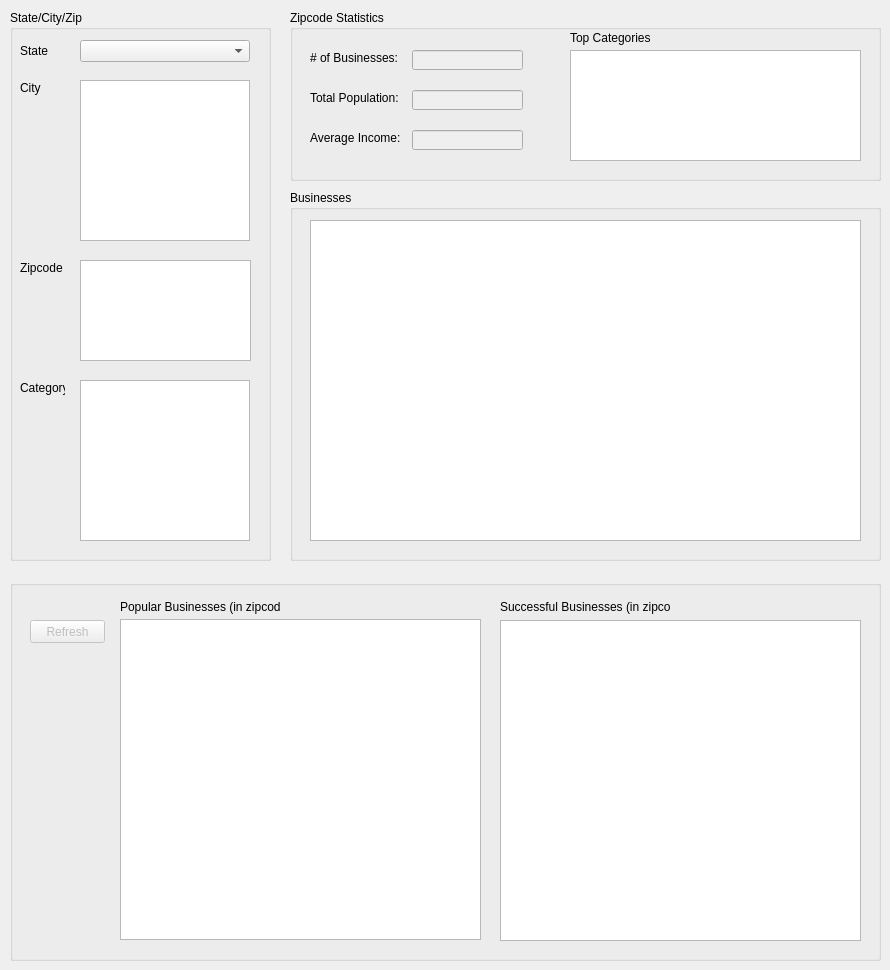
<?xml version="1.0" encoding="UTF-8"?>
<ui version="4.0">
 <class>Form</class>
 <widget class="QWidget" name="Form">
  <property name="geometry">
   <rect>
    <x>0</x>
    <y>0</y>
    <width>890</width>
    <height>970</height>
   </rect>
  </property>
  <property name="windowTitle">
   <string>CptS 451</string>
  </property>
  <widget class="QGroupBox" name="groupBox">
   <property name="geometry">
    <rect>
     <x>10</x>
     <y>10</y>
     <width>261</width>
     <height>551</height>
    </rect>
   </property>
   <property name="title">
    <string>State/City/Zip</string>
   </property>
   <widget class="QComboBox" name="state_combo">
    <property name="geometry">
     <rect>
      <x>70</x>
      <y>30</y>
      <width>170</width>
      <height>22</height>
     </rect>
    </property>
   </widget>
   <widget class="QLabel" name="label">
    <property name="geometry">
     <rect>
      <x>10</x>
      <y>33</y>
      <width>45</width>
      <height>15</height>
     </rect>
    </property>
    <property name="text">
     <string>State</string>
    </property>
   </widget>
   <widget class="QLabel" name="label_2">
    <property name="geometry">
     <rect>
      <x>10</x>
      <y>70</y>
      <width>45</width>
      <height>15</height>
     </rect>
    </property>
    <property name="text">
     <string>City</string>
    </property>
   </widget>
   <widget class="QListWidget" name="city_list">
    <property name="geometry">
     <rect>
      <x>70</x>
      <y>70</y>
      <width>170</width>
      <height>161</height>
     </rect>
    </property>
   </widget>
   <widget class="QListWidget" name="zip_list">
    <property name="geometry">
     <rect>
      <x>70</x>
      <y>250</y>
      <width>171</width>
      <height>101</height>
     </rect>
    </property>
   </widget>
   <widget class="QLabel" name="label_3">
    <property name="geometry">
     <rect>
      <x>10</x>
      <y>250</y>
      <width>45</width>
      <height>15</height>
     </rect>
    </property>
    <property name="text">
     <string>Zipcode</string>
    </property>
   </widget>
   <widget class="QListWidget" name="category_list">
    <property name="geometry">
     <rect>
      <x>70</x>
      <y>370</y>
      <width>170</width>
      <height>161</height>
     </rect>
    </property>
   </widget>
   <widget class="QLabel" name="label_4">
    <property name="geometry">
     <rect>
      <x>10</x>
      <y>370</y>
      <width>45</width>
      <height>15</height>
     </rect>
    </property>
    <property name="text">
     <string>Category</string>
    </property>
   </widget>
  </widget>
  <widget class="QGroupBox" name="groupBox_2">
   <property name="geometry">
    <rect>
     <x>290</x>
     <y>190</y>
     <width>591</width>
     <height>371</height>
    </rect>
   </property>
   <property name="title">
    <string>Businesses</string>
   </property>
   <widget class="QTableWidget" name="business_table">
    <property name="geometry">
     <rect>
      <x>20</x>
      <y>30</y>
      <width>551</width>
      <height>321</height>
     </rect>
    </property>
   </widget>
  </widget>
  <widget class="QGroupBox" name="groupBox_3">
   <property name="geometry">
    <rect>
     <x>290</x>
     <y>10</y>
     <width>591</width>
     <height>171</height>
    </rect>
   </property>
   <property name="title">
    <string>Zipcode Statistics</string>
   </property>
   <widget class="QLabel" name="label_5">
    <property name="geometry">
     <rect>
      <x>20</x>
      <y>40</y>
      <width>101</width>
      <height>16</height>
     </rect>
    </property>
    <property name="text">
     <string># of Businesses:</string>
    </property>
   </widget>
   <widget class="QLabel" name="label_6">
    <property name="geometry">
     <rect>
      <x>20</x>
      <y>120</y>
      <width>101</width>
      <height>16</height>
     </rect>
    </property>
    <property name="text">
     <string>Average Income:</string>
    </property>
   </widget>
   <widget class="QLabel" name="label_7">
    <property name="geometry">
     <rect>
      <x>20</x>
      <y>80</y>
      <width>91</width>
      <height>16</height>
     </rect>
    </property>
    <property name="text">
     <string>Total Population:</string>
    </property>
   </widget>
   <widget class="QLabel" name="label_8">
    <property name="geometry">
     <rect>
      <x>280</x>
      <y>20</y>
      <width>91</width>
      <height>16</height>
     </rect>
    </property>
    <property name="text">
     <string>Top Categories</string>
    </property>
   </widget>
   <widget class="QLineEdit" name="zipstatistics_businesses">
    <property name="enabled">
     <bool>false</bool>
    </property>
    <property name="geometry">
     <rect>
      <x>122</x>
      <y>40</y>
      <width>111</width>
      <height>20</height>
     </rect>
    </property>
   </widget>
   <widget class="QLineEdit" name="zipstatistics_population">
    <property name="enabled">
     <bool>false</bool>
    </property>
    <property name="geometry">
     <rect>
      <x>122</x>
      <y>80</y>
      <width>111</width>
      <height>20</height>
     </rect>
    </property>
   </widget>
   <widget class="QLineEdit" name="zipstatistics_income">
    <property name="enabled">
     <bool>false</bool>
    </property>
    <property name="geometry">
     <rect>
      <x>122</x>
      <y>120</y>
      <width>111</width>
      <height>20</height>
     </rect>
    </property>
   </widget>
   <widget class="QTableWidget" name="zipstatistics_categories">
    <property name="geometry">
     <rect>
      <x>280</x>
      <y>40</y>
      <width>291</width>
      <height>111</height>
     </rect>
    </property>
   </widget>
  </widget>
  <widget class="QGroupBox" name="groupBox_4">
   <property name="geometry">
    <rect>
     <x>10</x>
     <y>580</y>
     <width>871</width>
     <height>381</height>
    </rect>
   </property>
   <property name="title">
    <string/>
   </property>
   <widget class="QPushButton" name="refresh_button">
    <property name="enabled">
     <bool>false</bool>
    </property>
    <property name="geometry">
     <rect>
      <x>20</x>
      <y>40</y>
      <width>75</width>
      <height>23</height>
     </rect>
    </property>
    <property name="text">
     <string>Refresh</string>
    </property>
   </widget>
   <widget class="QTableWidget" name="successful_table">
    <property name="geometry">
     <rect>
      <x>490</x>
      <y>40</y>
      <width>361</width>
      <height>321</height>
     </rect>
    </property>
   </widget>
   <widget class="QTableWidget" name="popular_table">
    <property name="geometry">
     <rect>
      <x>110</x>
      <y>39</y>
      <width>361</width>
      <height>321</height>
     </rect>
    </property>
   </widget>
   <widget class="QLabel" name="label_9">
    <property name="geometry">
     <rect>
      <x>110</x>
      <y>19</y>
      <width>161</width>
      <height>16</height>
     </rect>
    </property>
    <property name="text">
     <string>Popular Businesses (in zipcode)</string>
    </property>
   </widget>
   <widget class="QLabel" name="label_10">
    <property name="geometry">
     <rect>
      <x>490</x>
      <y>19</y>
      <width>171</width>
      <height>16</height>
     </rect>
    </property>
    <property name="text">
     <string>Successful Businesses (in zipcode)</string>
    </property>
   </widget>
  </widget>
 </widget>
 <resources/>
 <connections/>
</ui>
